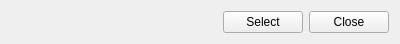
<?xml version="1.0" encoding="UTF-8"?>
<ui version="4.0">
 <class>SelectCloseWidget</class>
 <widget class="QWidget" name="SelectCloseWidget">
  <property name="geometry">
   <rect>
    <x>0</x>
    <y>0</y>
    <width>400</width>
    <height>41</height>
   </rect>
  </property>
  <property name="windowTitle">
   <string>Form</string>
  </property>
  <layout class="QHBoxLayout" name="horizontalLayout">
   <item>
    <spacer name="horizontalSpacer">
     <property name="orientation">
      <enum>Qt::Horizontal</enum>
     </property>
     <property name="sizeHint" stdset="0">
      <size>
       <width>217</width>
       <height>20</height>
      </size>
     </property>
    </spacer>
   </item>
   <item>
    <widget class="QPushButton" name="btnSelect">
     <property name="text">
      <string>Select</string>
     </property>
    </widget>
   </item>
   <item>
    <widget class="QPushButton" name="btnClose">
     <property name="text">
      <string>Close</string>
     </property>
    </widget>
   </item>
  </layout>
 </widget>
 <resources/>
 <connections/>
</ui>
